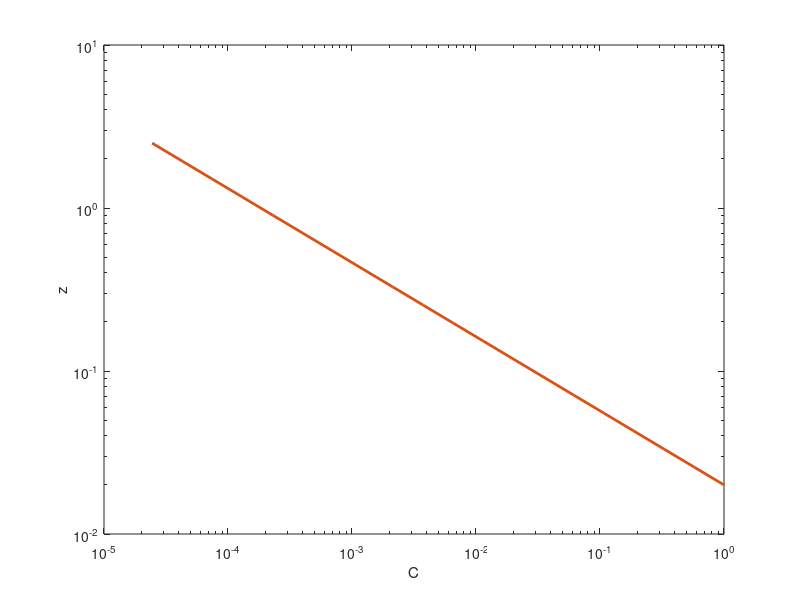

Recreate this plot in MATLAB.
% rouse - Integrate a Rouse profile
rhow = 1000 % water density kg m-3
nu = 1.36e-6 % kinematic viscosity m2 s-1
mu = rhow*nu % dynamic viscosity
g = 9.81; % m s-2
vk = 0.41;

% Set ustar
ustr = 0.02 % m/s

% number of size classes
nc = 1;

% elevations (m)
za = 0.02;
z1 = 2.5;
z = logspace( log10(za), log10(z1), 20 )';

% diameters (m)
nf = 2;
Dp0 = 4e-6;
Df = logspace(log10(4e-6), log10(1500e-6), nc)
rhos = 2650*ones(1,nc);
rhof = NaN*ones(1,nc);
for i=1:length(nc)
rhof(i) = max(1020,min(rhos(i),rhow + (rhos(i)-rhow)*(Df(i)./Dp0).^(nf-3)));
end

ws = -(2.*g.*(rhof-rhow).*(Df./2).^2)./(9*mu)
p = ws/(vk*ustr)
%% Calc log profiles
Ca = ones(size(Df))./nc;
Cm = NaN*ones(length(z),length(Df));

for i=1:length(nc)
   Cm(:,i) = Ca(i) .* (z./za).^p(i);
end
Cmt = sum(Cm,2);
%% plot
figure(1); clf
h1=loglog(Cm,z);
hold on
h2=loglog(Cmt,z,'linewidth',2);
xlabel('C')
ylabel('z')